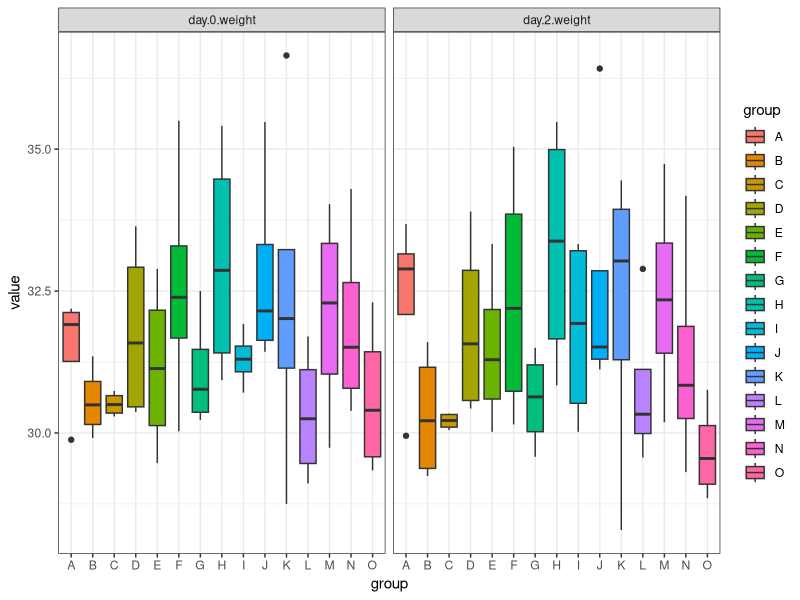
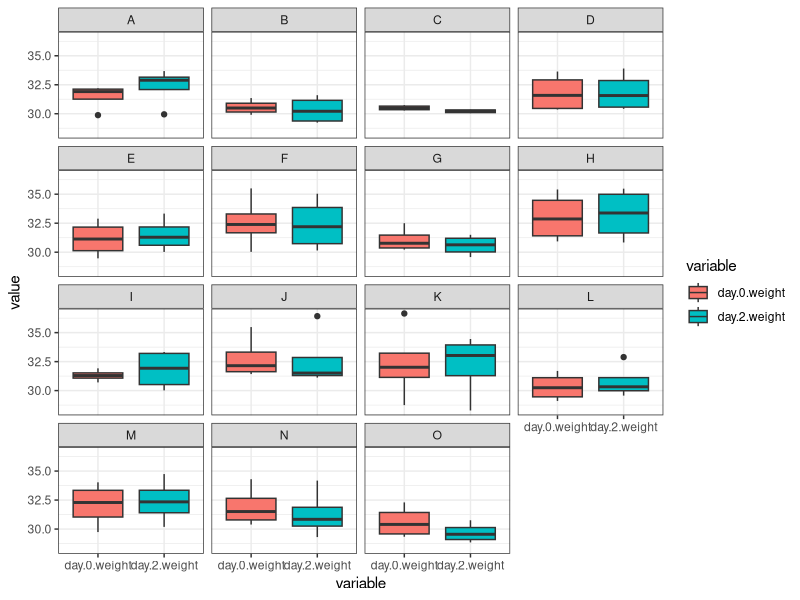
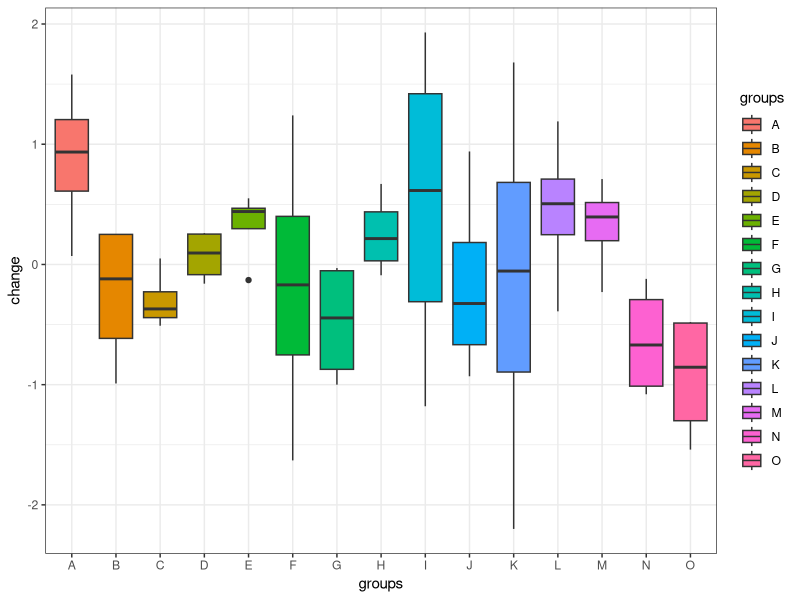

Reproduce these figures in R, in order.
# this is our first R script in decorporation

#library(rJava)
#library(xlsx)
library(ggplot2)
library(reshape2)

weights <- read.csv(file = "Data/decorporation536 weights.csv")

#class(weights)
#dim(weights)
#plot(weights)
#weight1 <- weights [1:60, 2]
#weight2 <- weights [1:60, 3]
#plot(weight1)
#plot(weight2)

groups <- matrix(LETTERS[1:15])
groups <- cbind(groups, groups, groups, groups)
groups <- as.vector(t(groups))
weights <- cbind(groups, weights)
colnames(weights) <- c("group", "number", "day.0.weight", "day.2.weight")
#ggplot(weights, aes(x=group, y=day.0.weight)) + 
#  geom_point()

mweights <- melt(weights, id= c("group", "number"))

weights <- cbind(weights, weights$day.2.weight-weights$day.0.weight)
colnames(weights) <- c(colnames(weights[1:4]), "change")



#--- BEGIN PLOTTING OF DATA ----

w = 0.65
fwid = 9
fhei = 6
theme_set(theme_bw())
theme_update(plot.title = element_text(hjust = 0.5))

ggplot(mweights, aes(x=group, y=value))+
  geom_boxplot(aes(fill=group))+
  facet_wrap(~variable)

ggplot(mweights, aes(x=variable, y=value))+
  geom_boxplot(aes(fill=variable))+
  facet_wrap(~group)

ggplot(weights, aes(x=groups, y=change))+
  geom_boxplot(aes(fill=groups))
